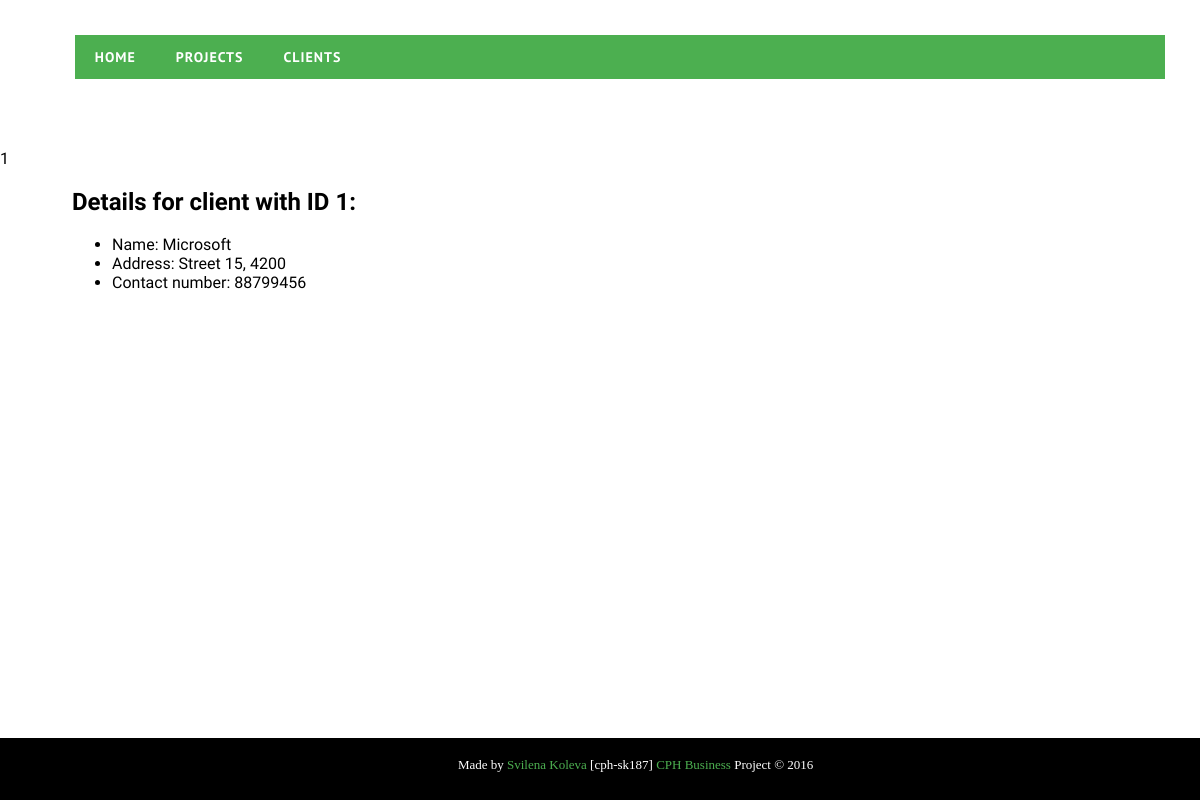
Page /clinfo.php?id=1 on the committed database.
### tables this page shows
CREATE TABLE IF NOT EXISTS `clients` (
  `clientsID` int(11) NOT NULL COMMENT 'Primary key',
  `c_name` varchar(70) DEFAULT NULL,
  `c_address` varchar(250) DEFAULT NULL,
  `c_con_number` int(20) DEFAULT NULL,
  `c_con_name` varchar(45) DEFAULT NULL,
  `zip_code_zip_id` int(45) NOT NULL
);

### clinfo.php (the view, shortened to what this page needs)
<!doctype html>
<html>
<head>
<link rel="stylesheet" href="css/style.css">
</head>
<body>
	<ul class="navbar">
    <?php include 'menu.php';?>
    <br>
    </ul>
	<?php
    $cid = filter_input(INPUT_GET, 'id', FILTER_VALIDATE_INT) or die('missing parameter');
        echo $cid;
    ?>
    <article>
    <h1>Details for client with ID <?=$cid?>:</h1>
    <ul>
    <?php
    require_once 'dbcon.php';
    $sql = 'SELECT c_name, c_address, zip_code_zip_id, c_con_number FROM project1db.clients where clientsID=?';
    $stmt = $link->prepare($sql);
    $stmt->bind_param('i', $cid);
    $stmt->execute();
    $stmt->bind_result($clname, $claddress, $clzip, $clcontact);
    while($stmt->fetch()){
        echo '<li>Name: '.$clname.'</li>';
        echo '<li>Address: '.$claddress.', '.$clzip.'</li>';
        echo '<li>Contact number: '.$clcontact.'</li>';
    }
    ?>
    </ul>
    </article>
        <?php require 'footer.php';?>

### css/style.css (style rules this page uses)
body { margin:0px; padding:0px; font-family: 'Comfortaa', cursive; text-align:left; }
article { text-align:left; margin-left:3%; padding-left:3%; }

### rows in the picture
clients: c_name "Microsoft", c_address "Street 15", zip_code_zip "4200", c_con_number "88799456"

### other values in the picture
$cid "1"
